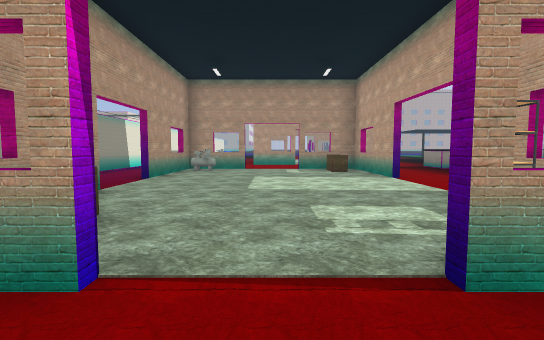
view 1 (above)

23 first-person views from a walk through a level from a Godot 3-D game. The camera is 1.4 m above the floor, tilts 4° down and sees 85° across. The floor is counted in squares, 2 m on a side. Each view is taken from the middle of a square. On the plan, view 1 faces up. The plan holds only what a view shows up to about 10 squares ahead; the rest is blank. The place goes on beyond the plan. Some surface patterns are stand-ins.

view 2
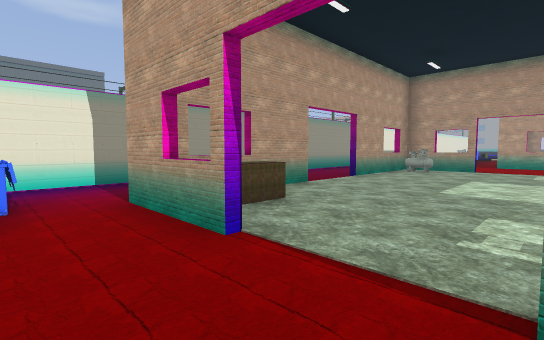

view 3
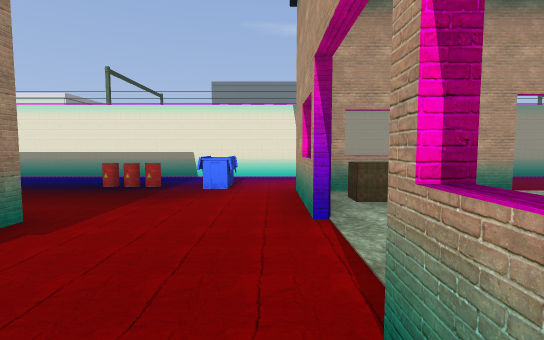

view 4
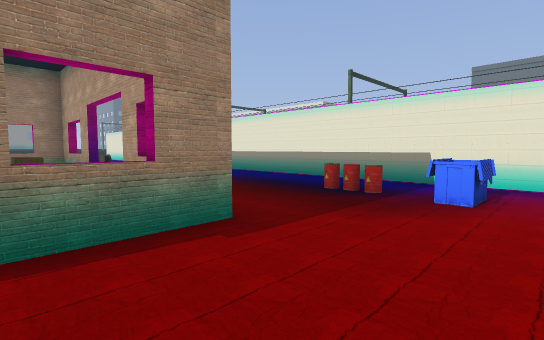

view 5
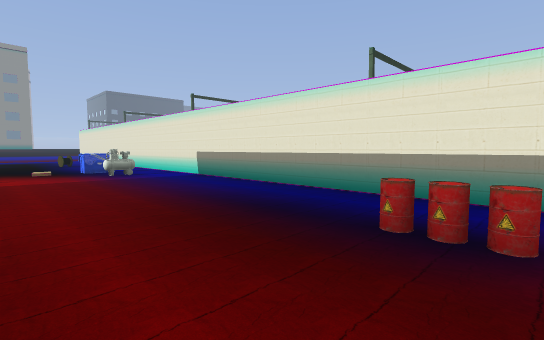

view 6
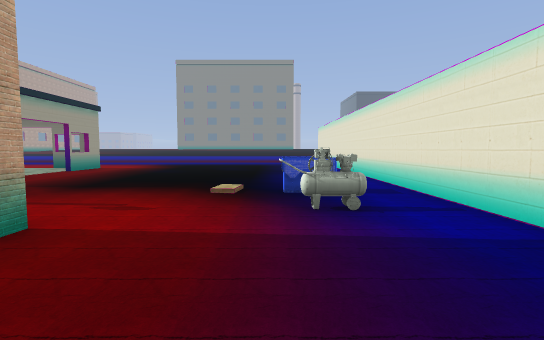

view 7
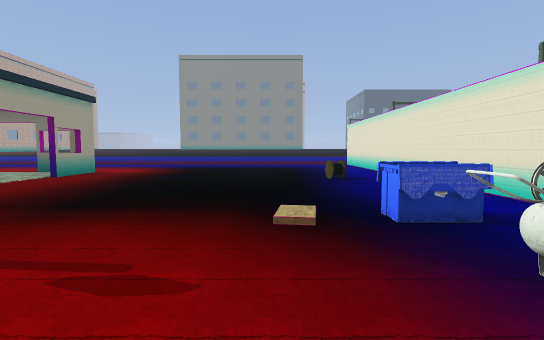

view 8
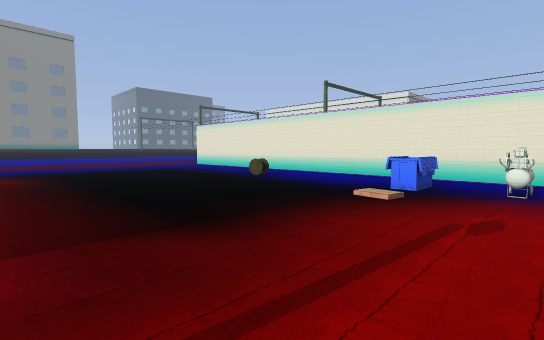

view 9
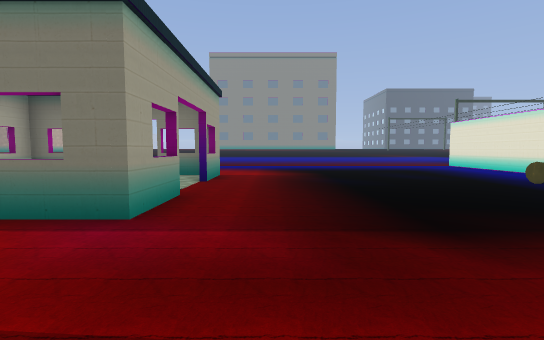

view 10
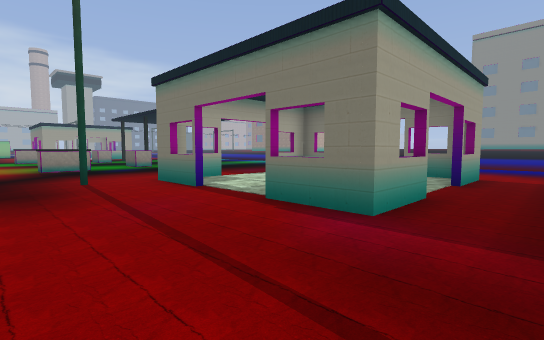

view 11
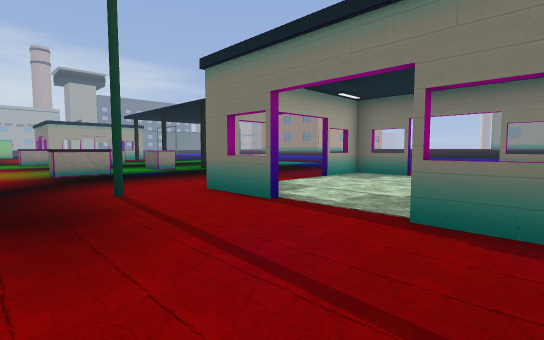

view 12
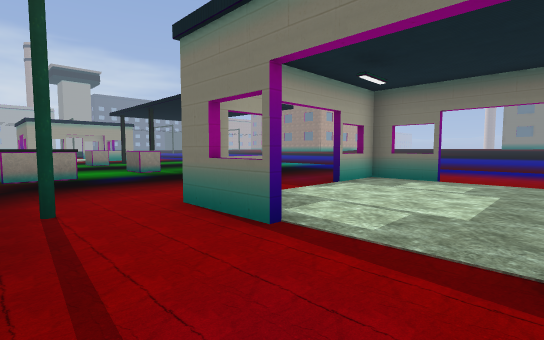

view 13
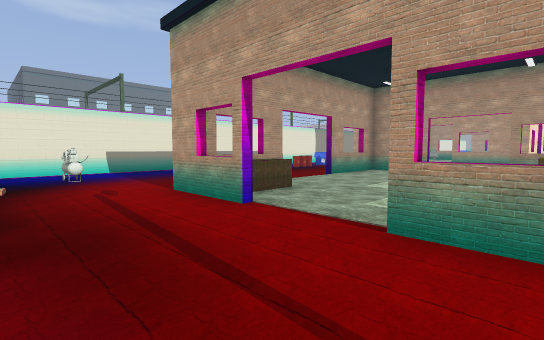

view 14
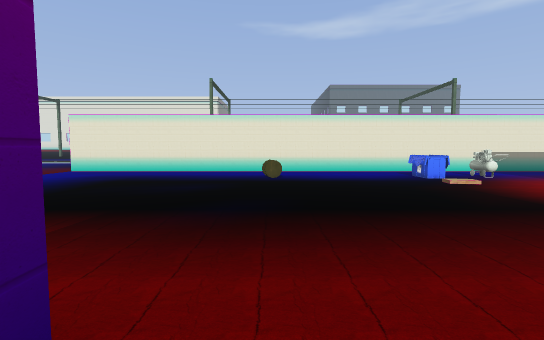

view 15
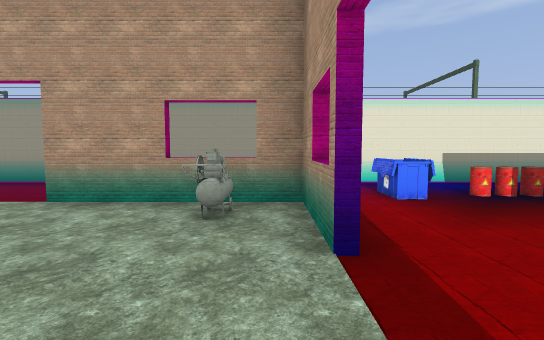

view 16
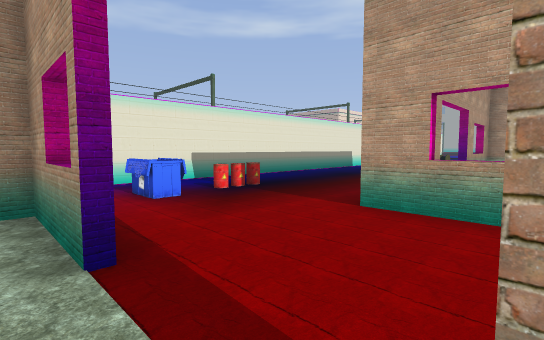

view 17
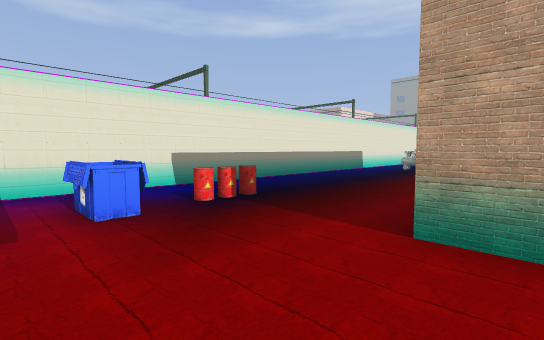

view 18
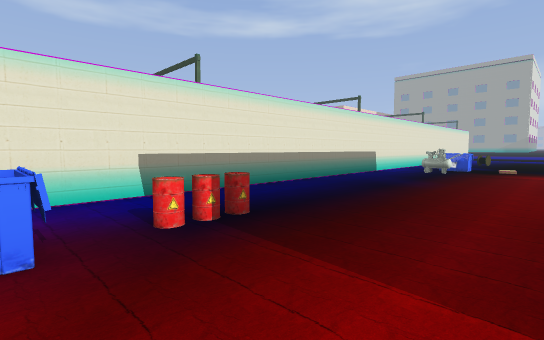

view 19
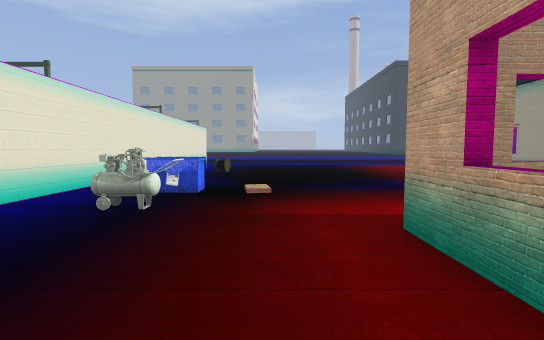

view 20
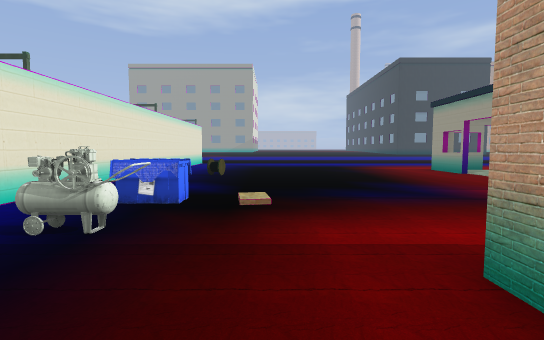

view 21
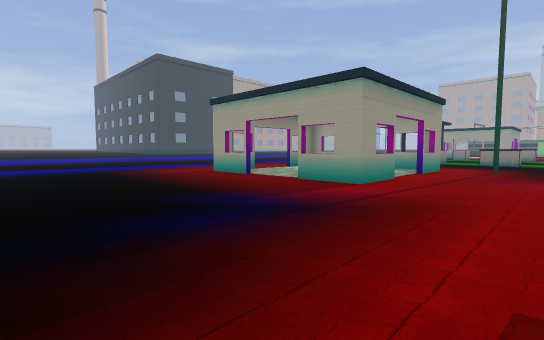

view 22
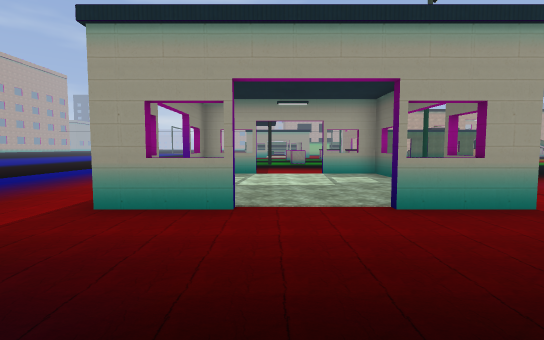

view 23
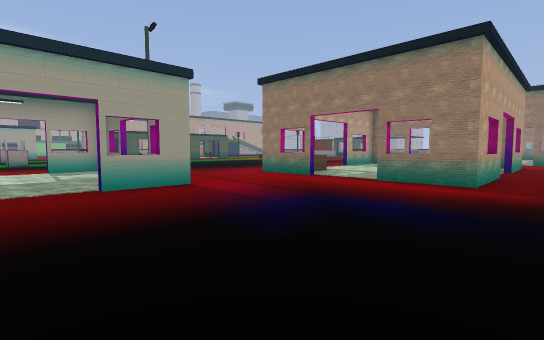

### Floor plan
Key: @ floor where view 1 was taken; # wall or solid block; x gap in a wall; . floor; = window, fence, low wall or low ledge; ^ raised ledge; S shelf; B barrel.
Columns run from 5 left of view 1 to 16 right of it. Each row starts with its distance up from view 1.
 31    ..... ..
 30    ........
 29 #........## ###
 28 #........=....=
 27 #.=.............
 26 #...............
 25 #........=....=.
 24 #........##.###
 23 ###.............
 22 ###.............
 21 #....##.# ....
 20 #...##...^#
 19 #...=  ..^
 18 #....  ..
 17 #....
 16 #...#
 15 #...=
 14 #B..#^#
 13 #B.....
 12 ##.....
 11 #..##.#
 10 #.##...^#
  9 #.=#...^=..
  8 #.#.....#..
  7 #.........
  6 #.........
  5 #.#......
  4 # #.....#
  3 # =^...S=
  2 #.#^#.###
  1 #.......
  0 ##...@.
 -1 #B...## ##
 -2 #B..##.
 -3 #...=.
 -4 #......
 -5 #......
 -6 #...#...
 -7 #...=^..
 -8 #...#^#.##
 -9 #x..................
-10 #.............#.......
-11 ##................^  .
-12 #........##.###.......
-13 #........=....=.......
-14 #..............  ..^^
-15 #.=.............
-16 #........=....=..
-17 #........##.###..
-18 #............  ..
-19 #............

Positions as (right, up) in squares from view 1, and headings:
1: (0, 0), facing up
2: (1, 0), facing up-left
3: (2, 1), facing left
4: (1, 1), facing down-left
5: (-1, -1), facing down-left
6: (-3, -6), facing down
7: (-2, -8), facing down
8: (2, -9), facing down-left
9: (2, -9), facing down
10: (2, -9), facing down-right
11: (4, -9), facing down-right
12: (5, -10), facing down-right
13: (4, -11), facing up-left
14: (4, -15), facing left
15: (1, 10), facing left
16: (1, 10), facing up-left
17: (0, 11), facing up-left
18: (-1, 12), facing up-left
19: (-2, 18), facing up
20: (-2, 19), facing up
21: (-2, 21), facing up-right
22: (0, 27), facing right
23: (-2, 27), facing down-right
